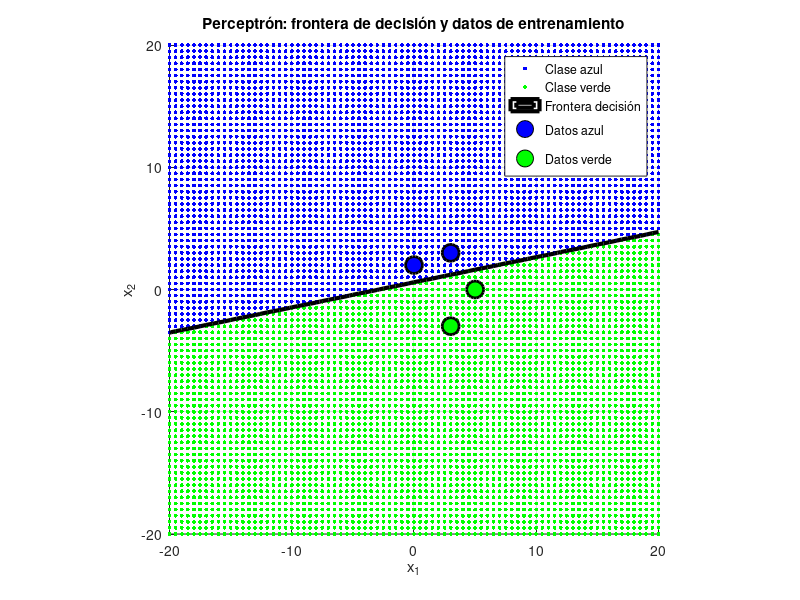

Write the MATLAB code that produced this figure.
clc; clear; close all;
%% 1. Datos de entrenamiento
X = [0  2;
    3  3;
    3 -3;
    5  0];
% Etiquetas: azul = 0, verde = 1
y = [0; 0; 1; 1];
N = size(X,1);
%% 2. Inicialización de parámetros
rng(1);                 % Semilla para reproducibilidad
w = randn(2,1);         % Pesos
b = randn;              % Sesgo
apr = 0.1;              % Tasa de aprendizaje
epochs = 2000;          % Número de épocas
%% 3. Entrenamiento (descenso por gradiente)
for epoch = 1:epochs
   for i = 1:N
       x = X(i,:)';
       yi = y(i);
       % Salida del perceptrón
       z = w' * x + b;
       y_gorro = 1 / (1 + exp(-z));   % Sigmoide
       % Derivadas
       error = y_gorro - yi;
       d_sigma = y_gorro * (1 - y_gorro);
       % Gradientes
       grad_w = 2 * error * d_sigma * x;
       grad_b = 2 * error * d_sigma;
       % Actualización
       w = w - apr * grad_w;
       b = b - apr * grad_b;
   end
end
%% 4. Generación de la malla del plano
[x1, x2] = meshgrid(-20:0.5:20, -20:0.5:20);
Z = w(1)*x1 + w(2)*x2 + b;
Y_gorro = 1 ./ (1 + exp(-Z));
%% 5. Clasificación
class = Y_gorro >= 0.5;
%% 6. Visualización
figure;
hold on;
% Clasificación de la malla
scatter(x1(class==0), x2(class==0), 8, 'b', 'filled');
scatter(x1(class==1), x2(class==1), 8, 'g', 'filled');
% Frontera de decisión
contour(x1, x2, Y_gorro, [0.5 0.5], 'k', 'LineWidth', 3);
% Puntos de entrenamiento
scatter(X(y==0,1), X(y==0,2), 150, 'b', 'filled', ...
   'MarkerEdgeColor','k', 'LineWidth',2);
scatter(X(y==1,1), X(y==1,2), 150, 'g', 'filled', ...
   'MarkerEdgeColor','k', 'LineWidth',2);
xlabel('x_1');
ylabel('x_2');
title('Perceptrón: frontera de decisión y datos de entrenamiento');
axis equal;
grid on;
legend('Clase azul','Clase verde','Frontera decisión',...
      'Datos azul','Datos verde');
hold off;
